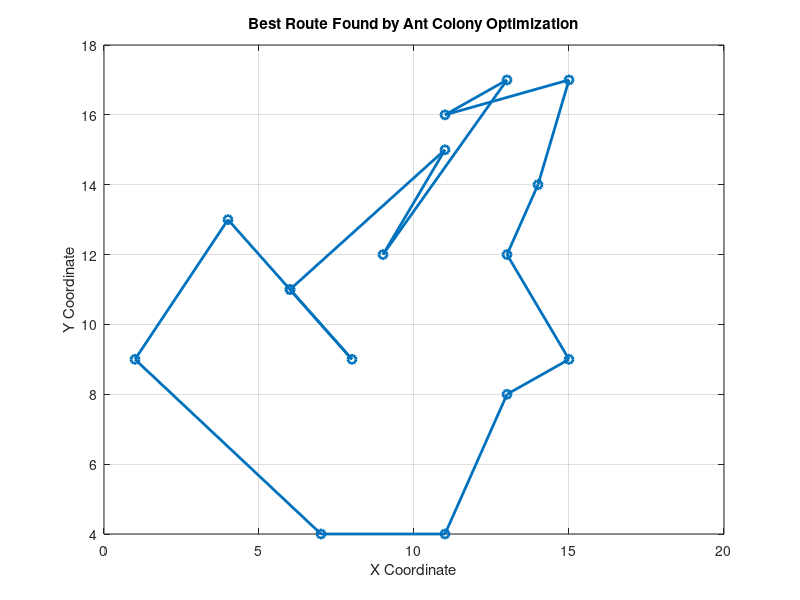

This figure's MATLAB source:
x = [6, 4, 11, 13, 15, 14, 13, 11, 9, 1, 7, 11, 13, 15, 8];
y = [11, 13, 16, 17, 17, 14, 12, 15, 12, 9, 4, 4, 8, 9, 9];

dist_matrix = [
  0, 9, 15, 23, 21, 15, 14, 6, 13, 11, 21, 27, 12, 15, 5;
  9, 0, 15, 21, 23, 19, 20, 11, 17, 12, 19, 22, 18, 20, 10;
  14, 13, 0, 5, 8, 8, 12, 9, 10, 24, 27, 29, 18, 21, 17;
  17, 21, 5, 0, 4, 5, 9, 11, 5, 30, 28, 25, 15, 17, 19;
  10, 22, 8, 4, 0, 5, 10, 12, 7, 31, 30, 26, 16, 18, 20;
  14, 21, 8, 5, 5, 0, 6, 8, 5, 27, 25, 22, 12, 14, 16;
  14, 20, 12, 9, 10, 6, 0, 10, 9, 25, 19, 16, 6, 8, 14;
  6, 11, 10, 11, 12, 8, 10, 0, 7, 24, 24, 26, 15, 18, 15;
  13, 11, 10, 11, 12, 8, 10, 7, 0, 19, 17, 19, 13, 15, 8;
  11, 12, 24, 30, 31, 27, 25, 24, 19, 0, 15, 21, 21, 26, 11;
  21, 19, 27, 28, 30, 25, 19, 24, 17, 15, 0, 6, 13, 19, 10;
  27, 22, 29, 25, 26, 22, 16, 26, 19, 21, 6, 0, 10, 13, 12;
  12, 18, 18, 15, 16, 12, 6, 15, 13, 21, 13, 10, 0, 4, 10;
  15, 20, 21, 17, 18, 14, 8, 18, 15, 26, 19, 13, 4, 0, 12;
  5, 10, 17, 19, 20, 16, 14, 15, 8, 11, 10, 12, 10, 12, 0];

num_ants = 100;
num_iterations = 100;
alpha = 1;
beta = 2;
evaporation_rate = 0.5;
q = 100;

% Fungsi utama untuk menjalankan ACO
function best_route = ant_colony_optimization(dist_matrix, num_ants, num_iterations, alpha, beta, evaporation_rate, q, x, y)

  % Inisialisasi
  num_cities = size(dist_matrix, 1);
  pheromone_matrix = ones(num_cities);
  best_route = [];
  best_route_length = Inf;

  % Iterasi ACO
  for iteration = 1:num_iterations

    % Menyimpan rute semua semut dalam satu iterasi
    routes = zeros(num_ants, num_cities);
    route_lengths = zeros(num_ants, 1);

    for ant = 1:num_ants

      % Semua semut memulai dari titik 1
      current_city = 1;
      route = zeros(1, num_cities);
      route(1) = current_city;
      visited = false(1, num_cities);
      visited(current_city) = true;

      % Membangun rute untuk satu semut
      for step = 2:num_cities
        probabilities = calculate_transition_probabilities(current_city, visited, pheromone_matrix, dist_matrix, alpha, beta);
        next_city = roulette_wheel_selection(probabilities);
        route(step) = next_city;
        visited(next_city) = true;
        current_city = next_city;
      end

      % Menyimpan rute dan panjang rute
      routes(ant, :) = route;
      route_lengths(ant) = calculate_route_length(route, dist_matrix);

      % Memperbarui rute terbaik jika ditemukan rute yang lebih baik
      if route_lengths(ant) < best_route_length
        best_route_length = route_lengths(ant);
        best_route = route;
      end
    end

    % Memperbarui matriks pheromone
    pheromone_matrix = update_pheromone_matrix(pheromone_matrix, routes, route_lengths, evaporation_rate, q);

    % Menampilkan hasil iterasi
    fprintf('Iteration %d: Best route length = %.2f\n', iteration, best_route_length);
  end

  % Menampilkan rute terbaik
  plot_route(best_route, x, y);
end

% Fungsi untuk menghitung probabilitas transisi
function probabilities = calculate_transition_probabilities(current_city, visited, pheromone_matrix, dist_matrix, alpha, beta)
  num_cities = length(visited);
  probabilities = zeros(1, num_cities);

  for city = 1:num_cities
    if ~visited(city)
      probabilities(city) = (pheromone_matrix(current_city, city) ^ alpha) * ((1 / dist_matrix(current_city, city)) ^ beta);
    end
  end

  probabilities = probabilities / sum(probabilities);
end

% Fungsi untuk memilih kota berikutnya berdasarkan probabilitas transisi
function next_city = roulette_wheel_selection(probabilities)
  cumulative_probabilities = cumsum(probabilities);
  r = rand();
  next_city = find(cumulative_probabilities >= r, 1);
end

% Fungsi untuk menghitung panjang rute
function route_length = calculate_route_length(route, dist_matrix)
  route_length = 0;
  num_cities = length(route);
  for i = 1:(num_cities - 1)
    route_length = route_length + dist_matrix(route(i), route(i + 1));
  end
  route_length = route_length + dist_matrix(route(num_cities), route(1)); % Kembali ke kota awal
end

% Fungsi untuk memperbarui matriks pheromone
function pheromone_matrix = update_pheromone_matrix(pheromone_matrix, routes, route_lengths, evaporation_rate, q)
  num_cities = size(pheromone_matrix, 1);
  pheromone_matrix = (1 - evaporation_rate) * pheromone_matrix;

  for i = 1:size(routes, 1)
    route = routes(i, :);
    route_length = route_lengths(i);
    for j = 1:(num_cities - 1)
      pheromone_matrix(route(j), route(j + 1)) = pheromone_matrix(route(j), route(j + 1)) + q / route_length;
    end
    pheromone_matrix(route(num_cities), route(1)) = pheromone_matrix(route(num_cities), route(1)) + q / route_length; % Kembali ke kota awal
  end
end

% Fungsi untuk menampilkan rute terbaik
function plot_route(route, x, y)
  route = [route, route(1)]; % Menambahkan kota awal ke akhir rute
  plot(x(route), y(route), 'o-', 'LineWidth', 2, 'MarkerSize', 6);
  title('Best Route Found by Ant Colony Optimization');
  xlabel('X Coordinate');
  ylabel('Y Coordinate');
  grid on;
end

best_route = ant_colony_optimization(dist_matrix, num_ants, num_iterations, alpha, beta, evaporation_rate, q, x, y);
disp('Best route found:');
disp(best_route);

